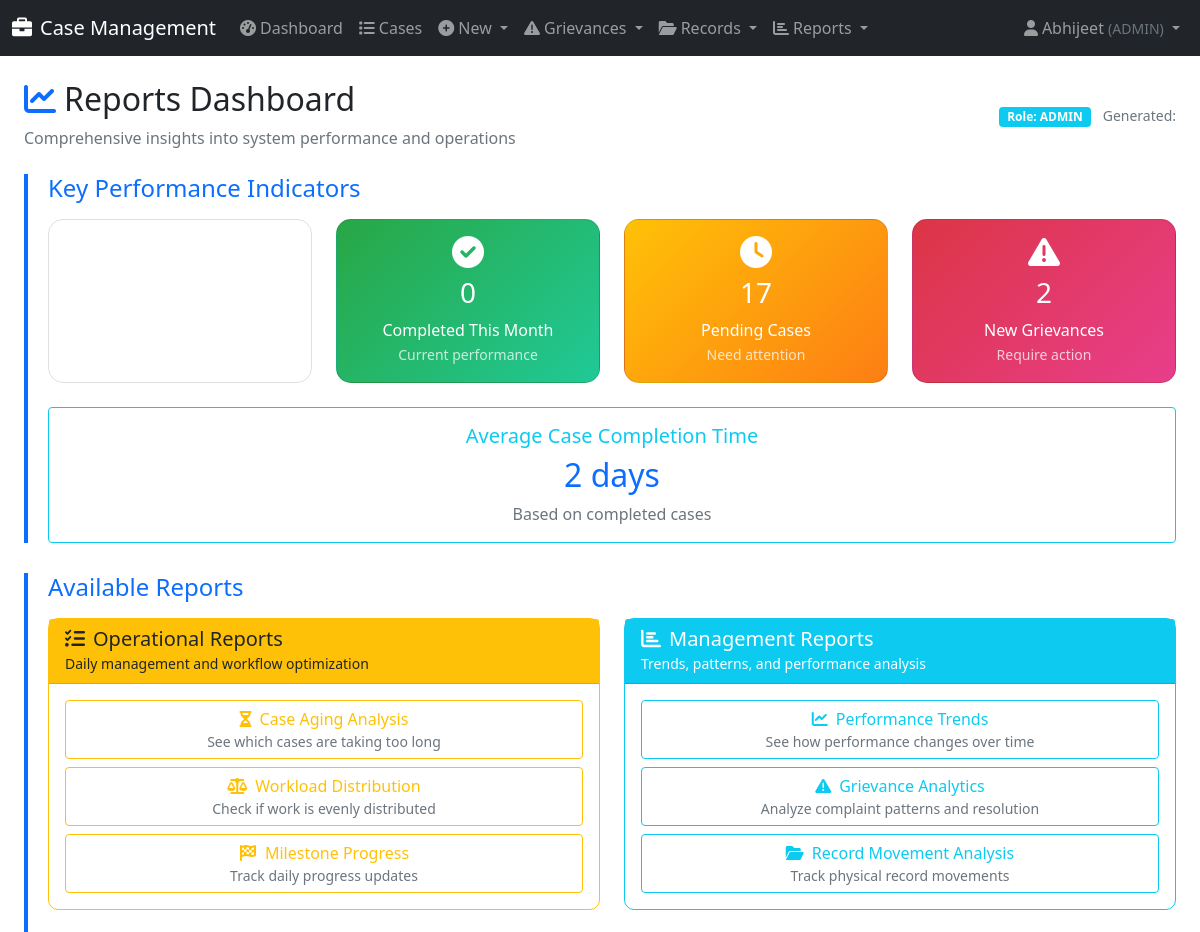
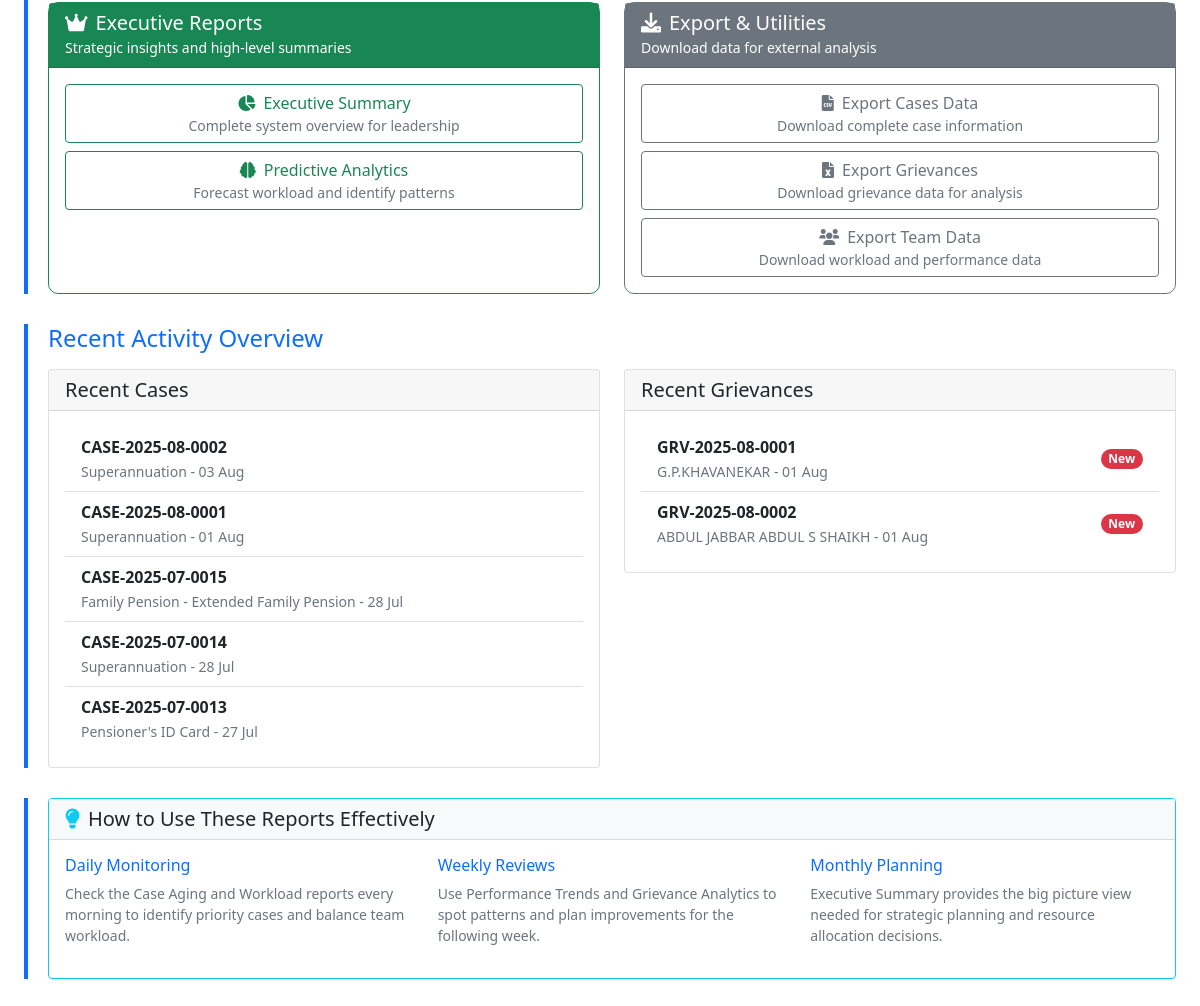
Page /reports/ (signed in) on the earlier database version (2 pictures, top to bottom).
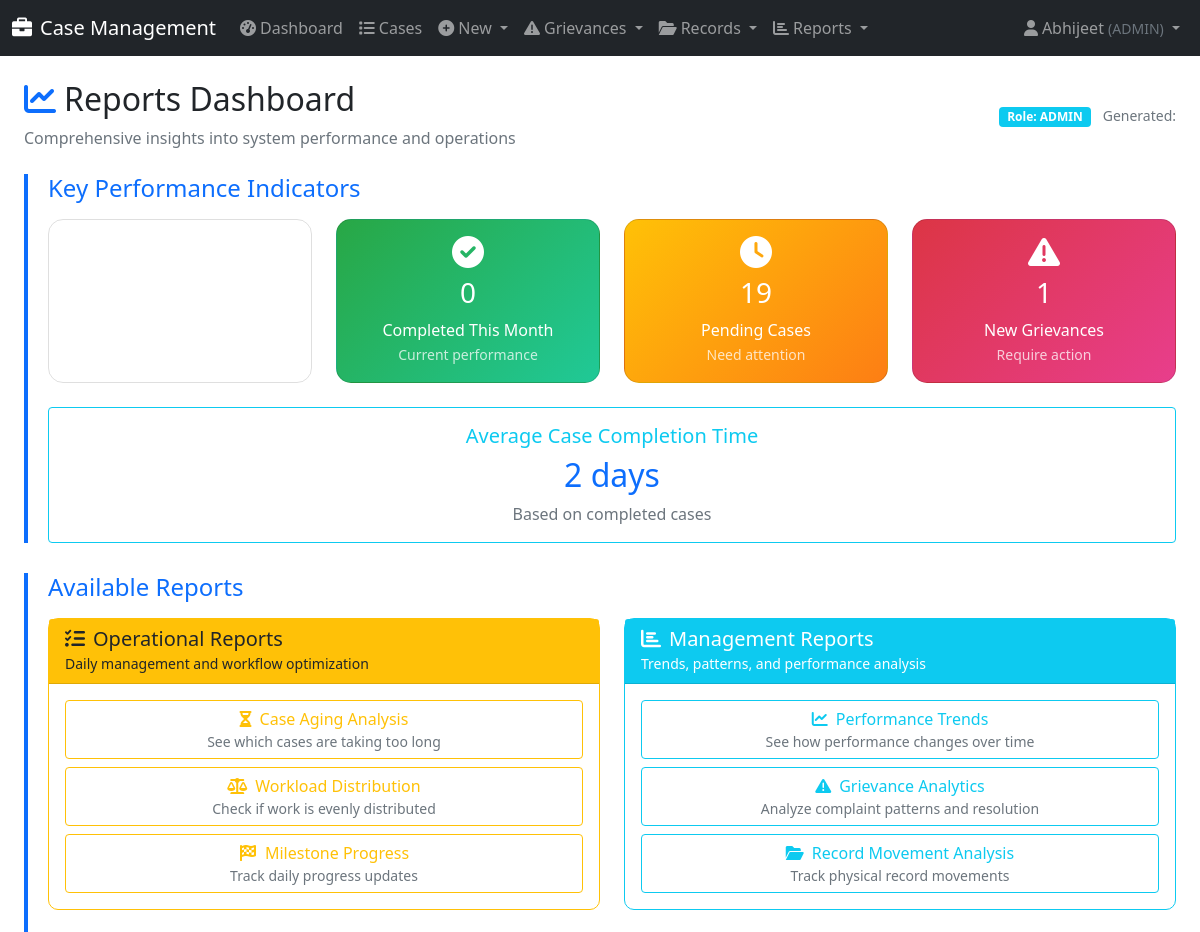
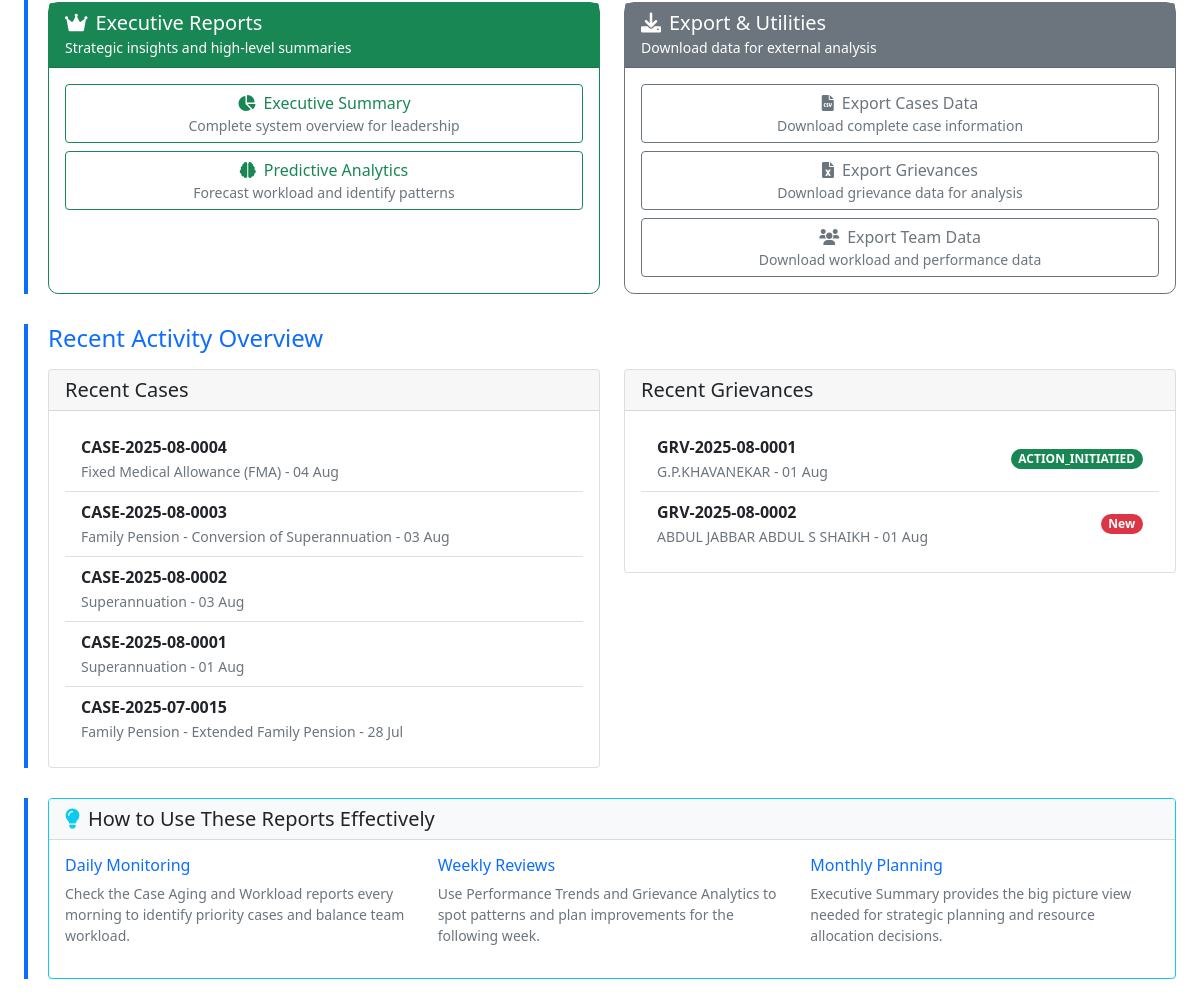
Same page on the later database version (2 pictures, top to bottom).
### cases/models.py (models this page shows, shortened)
class Case(models.Model):
    PRIORITY_CHOICES = [
        ('High', 'High'),
        ('Medium', 'Medium'),
        ('Low', 'Low'),
    ]
    STATUS_COLORS = [
        ('Green', 'Green'),
        ('Orange', 'Orange'),
        ('Red', 'Red'),
        ('Blue', 'Blue'),
    ]
    MODE_OF_RECEIPT_CHOICES = [
        ('by_post', 'By Post'),
        ('by_hand', 'By Hand'),
        ('online', 'Online'),
        ('offline', 'Offline'),
        ('email', 'Email'),
        ('in_person', 'In Person'),
    ]
    TYPE_OF_CORRECTION_CHOICES = [
        ('change_of_address', 'Change Of Address'),
        ('change_dob_family', 'Change / Correction of DOB of Family Pensioner'),
        ('change_name', 'Change / Correction of Name of the Pensioner / Family Pensioner'),
        ('other', 'Other'),
    ]
    FRESH_COMPLIANCE_CHOICES = [
        ('fresh', 'Fresh Case'),
        ('compliance', 'Compliance'),
    ]
    TYPE_OF_EMPLOYEE_CHOICES = [
        ('MTNL_IDA', 'MTNL IDA'),
        ('MTNL_CDA', 'MTNL CDA'),
        ('DOT_CDA', 'DOT CDA'),
    ]
    TYPE_OF_PENSION_CHOICES = [
        ('MTNL-IDA', 'MTNL-IDA'),
        ('DOT-CDA', 'DOT-CDA'),
    ]
    TYPE_OF_PENSIONER_CHOICES = [
        ('Superannuation/VR', 'Superannuation / VR'),
        ('Family Pensioner', 'Family Pensioner'),
    ]
    case_id = models.CharField(max_length=50, unique=True, db_index=True)
    registration_date = models.DateTimeField(default=timezone.now)
    case_type = models.ForeignKey(CaseType, on_delete=models.CASCADE)
    sub_category = models.CharField(max_length=100)
    case_title = models.CharField(max_length=500)
    case_description = models.TextField()
    applicant_name = models.CharField(max_length=200)
    ppo_master = models.ForeignKey(PPOMaster, on_delete=models.SET_NULL, null=True, blank=True)
    priority = models.CharField(max_length=10, choices=PRIORITY_CHOICES, default='Medium')
    current_status = models.CharField(max_length=200)
    current_holder = models.ForeignKey(UserProfile, on_delete=models.CASCADE, related_name='current_cases')
    days_in_current_stage = models.IntegerField(default=0)
    total_days_pending = models.IntegerField(default=0)
    expected_completion = models.DateTimeField()
    actual_completion = models.DateTimeField(null=True, blank=True)
    status_color = models.CharField(max_length=10, choices=STATUS_COLORS, default='Green')
    is_completed = models.BooleanField(default=False)
    created_by = models.ForeignKey(User, on_delete=models.CASCADE, related_name='created_cases')
    last_updated_by = models.ForeignKey(User, on_delete=models.CASCADE, related_name='updated_cases')
    last_update_date = models.DateTimeField(auto_now=True)
    ppo_number = models.CharField(max_length=20, blank=True)
    name_pensioner = models.CharField(max_length=200, blank=True)
    mobile_number = models.CharField(max_length=15, blank=True)
    last_lc_done_date = models.DateField(null=True, blank=True)
    kyp_flag = models.BooleanField(default=False)
    mode_of_receipt = models.CharField(max_length=20, choices=MODE_OF_RECEIPT_CHOICES, blank=True)
    date_of_death = models.DateField(null=True, blank=True)
    name_claimant = models.CharField(max_length=200, blank=True)
    relationship = models.CharField(max_length=50, blank=True)
    service_book_enclosed = models.BooleanField(default=False)
    type_of_correction = models.CharField(max_length=30, choices=TYPE_OF_CORRECTION_CHOICES, blank=True)
    original_ppo_submitted = models.BooleanField(default=False)
    fresh_or_compliance = models.CharField(max_length=20, choices=FRESH_COMPLIANCE_CHOICES, blank=True)
    type_of_employee = models.CharField(max_length=20, choices=TYPE_OF_EMPLOYEE_CHOICES, blank=True)
    retiring_employee = models.ForeignKey('RetiringEmployee', on_delete=models.SET_NULL, null=True, blank=True)
    type_of_pension = models.CharField(max_length=20, choices=TYPE_OF_PENSION_CHOICES, blank=True)
    type_of_pensioner = models.CharField(max_length=30, choices=TYPE_OF_PENSIONER_CHOICES, blank=True)
    date_of_retirement = models.DateField(null=True, blank=True)
    assigned_file = models.ForeignKey(
        'IndexRegister',
        on_delete=models.PROTECT,
        null=True,
        blank=True,
        help_text="Index Register file in which this case is being dealt"
    )
    objects = CaseManager()
    class Meta:
        ordering = ['-registration_date']
        indexes = [
            models.Index(fields=['case_id']),
            models.Index(fields=['ppo_number']),
            models.Index(fields=['current_holder', 'is_completed']),
            models.Index(fields=['priority', 'status_color']),
            models.Index(fields=['registration_date']),
        ]

class CaseType(models.Model):
    WORKFLOW_TYPES = [
        ('Type_A', 'Type A: DH → AAO → AO'),
        ('Type_B', 'Type B: DH → AAO → AO → Jt.CCA'),
        ('Type_C', 'Type C: DH → AAO → AO → Jt.CCA → CCA'),
        ('Type_Extended', 'Type Extended: DH → AAO → AO → Dy.CCA → Jt.CCA → CCA → Pr.CCA'),
    ]
    PRIORITY_CHOICES = [
        ('High', 'High'),
        ('Medium', 'Medium'),
        ('Low', 'Low'),
    ]
    name = models.CharField(max_length=100, unique=True)
    sub_categories = models.TextField(help_text="Comma-separated sub-categories")
    priority = models.CharField(max_length=10, choices=PRIORITY_CHOICES, default='Medium')
    expected_days = models.IntegerField(default=30)
    workflow_type = models.CharField(max_length=20, choices=WORKFLOW_TYPES, default='Type_A')
    is_active = models.BooleanField(default=True)

class Grievance(models.Model):
    GRIEVANCE_STATUS_CHOICES = [
        ('NEW', 'New'),
        ('ACTION_INITIATED', 'Action Initiated (Case Created)'),
        ('DISPOSED', 'Disposed'),
    ]
    DISPOSAL_TYPE_CHOICES = [
        ('INTERIM_REPLY', 'Interim Reply'),
        ('FINAL_REPLY', 'Final Reply'),
    ]
    grievance_id = models.CharField(max_length=50, unique=True, db_index=True, help_text="A unique ID for the grievance.")
    pensioner = models.ForeignKey(PPOMaster, on_delete=models.PROTECT, related_name='grievances', help_text="The pensioner this grievance relates to.")
    complainant_name = models.CharField(max_length=200)
    complainant_contact = models.CharField(max_length=100, blank=True, help_text="Phone number or email address.")
    mode_of_receipt = models.ForeignKey('GrievanceMode', on_delete=models.PROTECT, help_text="How the grievance was received.")
    grievance_text = models.TextField(help_text="The full text of the complaint.")
    date_received = models.DateField(default=timezone.now)
    status = models.CharField(max_length=20, choices=GRIEVANCE_STATUS_CHOICES, default='NEW')
    disposal_type = models.CharField(max_length=20, choices=DISPOSAL_TYPE_CHOICES, null=True, blank=True)
    reply_details = models.TextField(blank=True, help_text="Details of the interim or final reply provided.")
    date_disposed = models.DateField(null=True, blank=True)
    generated_case = models.OneToOneField('Case', on_delete=models.SET_NULL, null=True, blank=True, related_name='source_grievance')
    created_by = models.ForeignKey(
        User,
        on_delete=models.SET_NULL,
        null=True,
        blank=True,
        related_name='created_grievances',
        help_text="The user who originally registered the grievance."
    )
    assigned_to = models.ForeignKey(
        UserProfile,
        on_delete=models.SET_NULL,
        null=True,
        blank=True,
        related_name='assigned_grievances',
        help_text="The user this grievance is currently assigned to."
    )
    history = HistoricalRecords()
    class Meta:
        ordering = ['-date_received']
        verbose_name = "Grievance"
        verbose_name_plural = "Grievances"

### cases/views.py (the view, shortened to what this page needs)
# urls.py: path('reports/', views.reports_dashboard, name='reports_dashboard'),
@login_required
def reports_dashboard(request):
    user_profile = get_object_or_404(UserProfile, user=request.user)
    now = timezone.now()
    if user_profile.role == 'DH':
        messages.error(request, 'You do not have permission to access reports.')
        return redirect('dashboard')
    subordinate_roles = get_subordinate_roles(user_profile.role)
    roles_to_view = subordinate_roles + [user_profile.role]
    if user_profile.role == 'ADMIN':
        cases = Case.objects.all()
        grievances = Grievance.objects.all()
        requisitions = RecordRequisition.objects.all()
    total_cases = cases.count()
    pending_cases = cases.filter(is_completed=False).count()
    completed_this_month = cases.filter(
        is_completed=True,
        actual_completion__month=now.month,
        actual_completion__year=now.year
    ).count()
    total_grievances = grievances.count()
    new_grievances = grievances.filter(status='NEW').count()
    avg_case_completion_days = cases.filter(
        is_completed=True,
        actual_completion__isnull=False
    ).aggregate(
        avg_days=Avg(F('actual_completion') - F('registration_date'))
    )['avg_days']
    if avg_case_completion_days:
        avg_case_completion_days = avg_case_completion_days.days
    else:
        avg_case_completion_days = 0
    recent_cases = cases.order_by('-registration_date')[:5]
    recent_grievances = grievances.order_by('-date_received')[:5]
    context = {
        'total_cases': total_cases,
        'pending_cases': pending_cases,
        'completed_this_month': completed_this_month,
        'total_grievances': total_grievances,
        'new_grievances': new_grievances,
        'avg_completion_days': avg_case_completion_days,
        'recent_cases': recent_cases,
        'recent_grievances': recent_grievances,
        'user_role': user_profile.role,
        'can_view_executive_reports': user_profile.role in ['ADMIN', 'CCA', 'Jt.CCA', 'Pr.CCA']
    }
    return render(request, 'cases/reports_dashboard.html', context)

### cases/context_processors.py (called while the page is built)
def notifications_context(request):
    if not request.user.is_authenticated:
        return {}
    try:
        user_profile = request.user.userprofile
        new_grievances_count = Grievance.objects.filter(
            assigned_to=user_profile,
            status='NEW'
        ).count()
    except UserProfile.DoesNotExist:
        new_grievances_count = 0
    return {
        'my_new_grievances_count': new_grievances_count,
    }

### cases/models.py (called while the page is built)
def get_subordinate_roles(user_role):
    return ROLE_HIERARCHY.get(user_role, [])

    def get_queryset(self):
        return CaseQuerySet(self.model, using=self._db)

### templates/cases/reports_dashboard.html (shortened to what the changed rows need)
{% extends 'base.html' %}
{% load static %}
{% block content %}
<div class="container-fluid">
    <div class="d-flex justify-content-between align-items-center mb-4">
        <div>
            <h2><i class="fas fa-chart-line me-2 text-primary"></i>Reports Dashboard</h2>
        </div>
    </div>
    <div class="report-section">
        <div class="row g-4 mb-4">
            <div class="col-md-3">
                <div class="card metric-card h-100" style="background: linear-gradient(135deg, #ffc107, #fd7e14);">
                    <div class="card-body text-center">
                        <i class="fas fa-clock fa-2x mb-2"></i>
                        <h3>{{ pending_cases }}</h3>
                        <p class="mb-0">Pending Cases</p>
                        <small class="opacity-75">Need attention</small>
                    </div>
                </div>
            </div>
            <div class="col-md-3">
                <div class="card metric-card h-100" style="background: linear-gradient(135deg, #dc3545, #e83e8c);">
                    <div class="card-body text-center">
                        <i class="fas fa-exclamation-triangle fa-2x mb-2"></i>
                        <h3>{{ new_grievances }}</h3>
                        <p class="mb-0">New Grievances</p>
                        <small class="opacity-75">Require action</small>
                    </div>
                </div>
            </div>
        </div>
        <div class="row">
            <div class="col-md-12">
                <div class="card border-info">
                    <div class="card-body text-center">
                        <h2 class="text-primary">{{ avg_completion_days }} days</h2>
                    </div>
                </div>
            </div>
        </div>
    </div>
    <div class="report-section">
        <div class="row">
            <div class="col-md-6">
                <div class="card">
                    <div class="card-body">
                        {% if recent_cases %}
                            <div class="list-group list-group-flush">
                                {% for case in recent_cases %}
                                <div class="list-group-item d-flex justify-content-between align-items-center">
                                    <div>
                                        <strong>{{ case.case_id }}</strong><br>
                                        <small class="text-muted">{{ case.case_type.name }} - {{ case.registration_date|date:"d M" }}</small>
                                    </div>
                                    <span class="badge bg-{{ case.status_color|lower }} rounded-pill">{{ case.priority }}</span>
                                </div>
                                {% endfor %}
                            </div>
                        {% else %}
                            <p class="text-muted">No recent cases found.</p>
                        {% endif %}
                    </div>
                </div>
            </div>
            <div class="col-md-6">
                <div class="card">
                    <div class="card-body">
                        {% if recent_grievances %}
                            <div class="list-group list-group-flush">
                                {% for grievance in recent_grievances %}
                                <div class="list-group-item d-flex justify-content-between align-items-center">
                                    <div>
                                        <strong>{{ grievance.grievance_id }}</strong><br>
                                        <small class="text-muted">{{ grievance.complainant_name }} - {{ grievance.date_received|date:"d M" }}</small>
                                    </div>
                                    <span class="badge bg-{% if grievance.status == 'NEW' %}danger{% elif grievance.status == 'ACTION_INITIATED' %}warning{% else %}success{% endif %} rounded-pill">
                                        {{ grievance.get_status_display }}
                                    </span>
                                </div>
                                {% endfor %}
                            </div>
                        {% else %}
                            <p class="text-muted">No recent grievances found.</p>
                        {% endif %}
                    </div>
                </div>
            </div>
        </div>
    </div>
</div>
{% endblock %}

Differences in the rows shown:
no longer on this page (row unchanged): Case: case_id "CASE-2025-07-0014", case_type.name "Superannuation", registration_date "28 Jul"
no longer on this page (row unchanged): Case: case_id "CASE-2025-07-0013", case_type.name "Pensioner's ID Card", registration_date "27 Jul"
added Case: case_id "CASE-2025-08-0004", case_type.name "Fixed Medical Allowance (FMA)", registration_date "04 Aug"
added Case: case_id "CASE-2025-08-0003", case_type.name "Family Pension - Conversion of Superannuation", registration_date "03 Aug"
changed Grievance "G.P.KHAVANEKAR": status "New" → "ACTION_INITIATIED"
Other differences:
{{ pending_cases }}: "17" → "19"
{{ new_grievances }}: "2" → "1"
